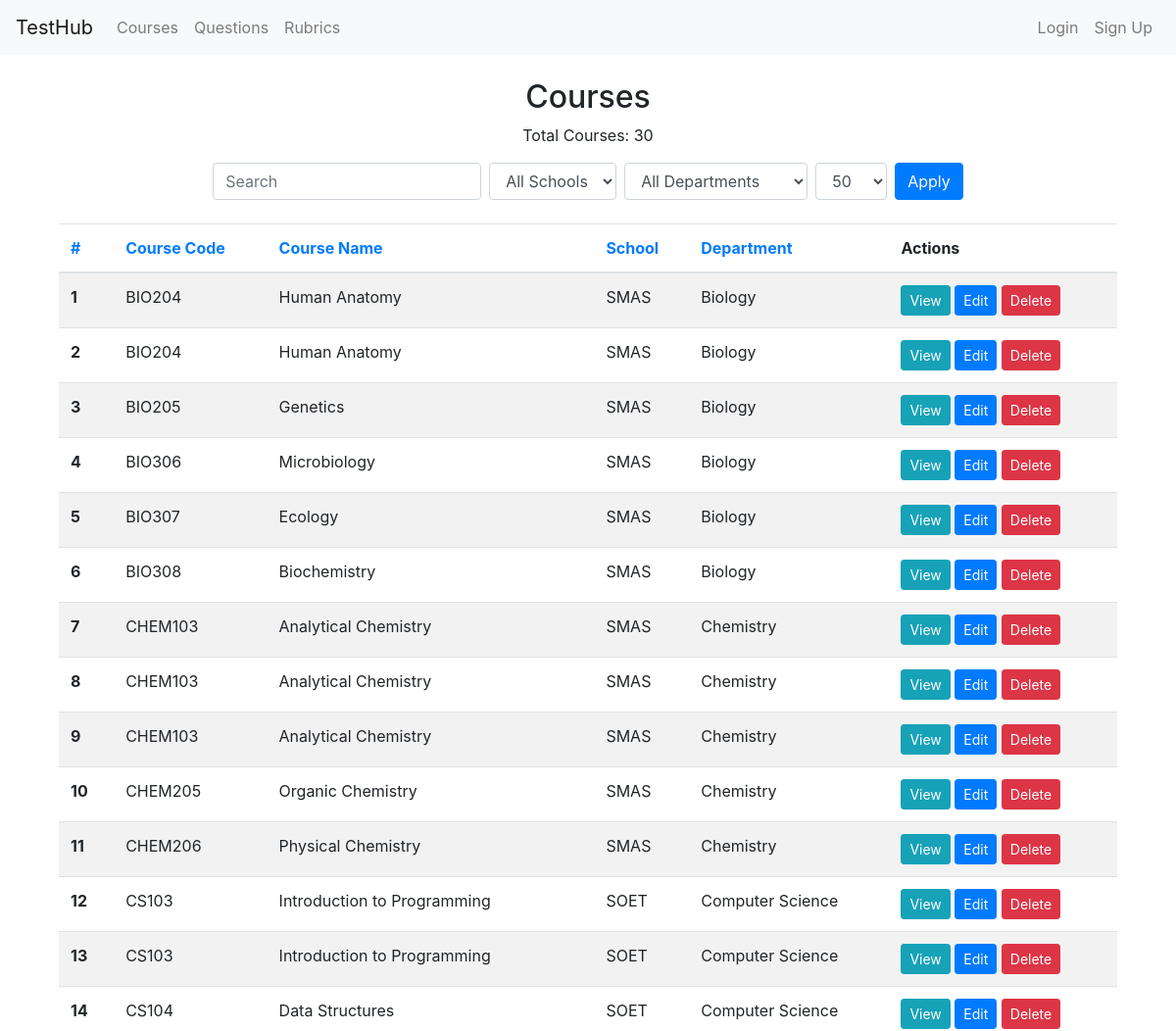
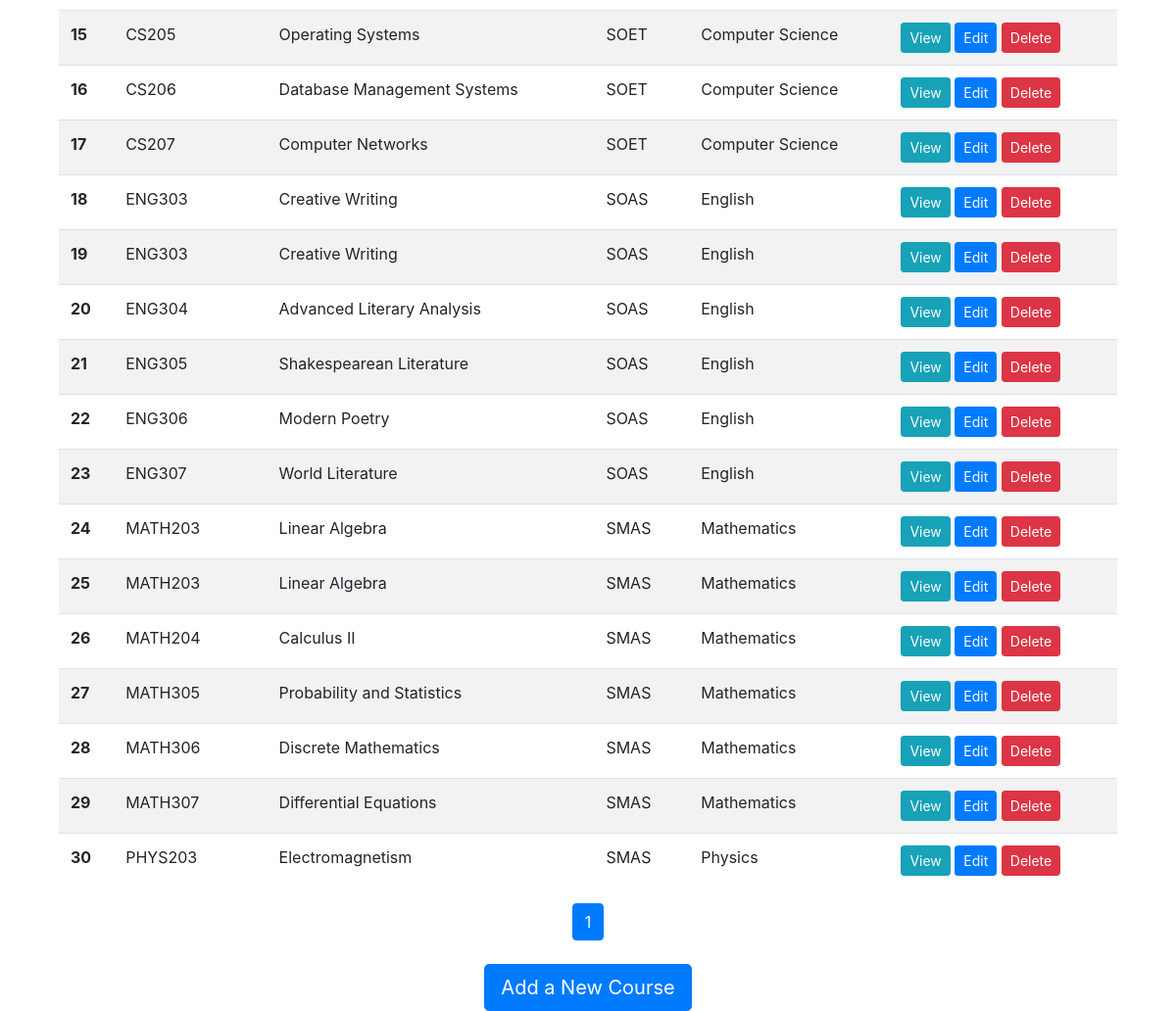
Page /courses/?sort_by=course_code&sort_order=asc on the committed database (2 pictures, top to bottom).
### models.py (models this page shows)
class Course(db.Model):
    id = db.Column(db.Integer, primary_key=True)
    name = db.Column(db.String(100), nullable=False)
    course_code = db.Column(db.String(20), nullable=False)
    school = db.Column(db.String(10), nullable=False)
    department = db.Column(db.String(100), nullable=False)
    outcomes = db.relationship('CourseOutcome', backref='course', lazy=True, cascade="all, delete-orphan")

### routes/courses.py (the view)
@course_bp.route('/', methods=['GET', 'POST'])
def list_courses():
    query = Course.query
    search_fields = ['course_code', 'name', 'school', 'department']
    filter_fields = ['school', 'department']
    query = apply_filters(query, Course, search_fields, filter_fields)
    query = apply_sorting(query, Course)
    courses, total_courses, pagination = apply_pagination(query)
    per_page = int(request.args.get('per_page', 50))
    page = int(request.args.get('page', 1))
    schools = db.session.query(Course.school).distinct().all()
    departments = db.session.query(Course.department).distinct().all()
    return render_template('course_list.html', courses=courses, total_courses=total_courses, schools=schools, departments=departments, per_page=per_page, page=page, pagination=pagination)

### utils.py (called while the page is built)
def apply_filters(query, model, search_fields, filter_fields):
    search = request.args.get('search')
    if search:
        filters = [getattr(model, field).ilike(f'%{search}%') for field in search_fields]
        query = query.filter(or_(*filters))
    for field in filter_fields:
        value = request.args.get(field)
        if value:
            query = query.filter(getattr(model, field) == value)
    return query

def apply_sorting(query, model):
    sort_by = request.args.get('sort_by', 'id')  # Default to 'id' if not provided or empty
    if not sort_by or not hasattr(model, sort_by):
        sort_by = 'id'  # Ensure sort_by is valid and falls back to 'id'
    sort_order = request.args.get('sort_order', 'asc')
    if sort_order == 'asc':
        query = query.order_by(getattr(model, sort_by).asc())
    else:
        query = query.order_by(getattr(model, sort_by).desc())
    return query

def apply_pagination(query):
    per_page = int(request.args.get('per_page', 50))
    page = int(request.args.get('page', 1))
    pagination = query.paginate(page=page, per_page=per_page, error_out=False)
    return pagination.items, pagination.total, pagination

### templates/course_list.html (shortened to what this page needs)
{% extends "base.html" %}
{% block content %}
<div class="container mt-4">
  <h2 class="text-center">Courses</h2>
  <p class="text-center">Total Courses: {{ total_courses }}</p>
  <form method="GET" action="{{ url_for('courses.list_courses') }}" class="form-inline justify-content-center mb-4">
    <input type="text" name="search" class="form-control mr-2" placeholder="Search">
    <select name="school_filter" class="form-control mr-2">
      <option value="">All Schools</option>
    </select>
    <select name="department_filter" class="form-control mr-2">
      <option value="">All Departments</option>
    </select>
    <select name="per_page" class="form-control mr-2">
      <option value="50" {% if per_page == 50 %}selected{% endif %}>50</option>
    </select>
    <button type="submit" class="btn btn-primary">Apply</button>
  </form>
  <table class="table table-striped">
    <thead>
      <tr>
        <th scope="col"><a href="{{ url_for('courses.list_courses', sort_by='id', sort_order='asc') }}">#</a></th>
        <th scope="col"><a href="{{ url_for('courses.list_courses', sort_by='course_code', sort_order='asc') }}">Course Code</a></th>
        <th scope="col"><a href="{{ url_for('courses.list_courses', sort_by='name', sort_order='asc') }}">Course Name</a></th>
        <th scope="col"><a href="{{ url_for('courses.list_courses', sort_by='school', sort_order='asc') }}">School</a></th>
        <th scope="col"><a href="{{ url_for('courses.list_courses', sort_by='department', sort_order='asc') }}">Department</a></th>
        <th scope="col">Actions</th>
      </tr>
    </thead>
    <tbody>
      {% for course in courses %}
      <tr>
        <th scope="row">{{ loop.index }}</th>
        <td>{{ course.course_code }}</td>
        <td>{{ course.name }}</td>
        <td>{{ course.school }}</td>
        <td>{{ course.department }}</td>
        <td>
          <a href="{{ url_for('courses.view_course', course_id=course.id) }}" class="btn btn-info btn-sm">View</a>
          <a href="{{ url_for('courses.edit_course', course_id=course.id) }}" class="btn btn-primary btn-sm">Edit</a>
          <form action="{{ url_for('courses.delete_course', course_id=course.id) }}" method="post" style="display:inline;">
            <button type="submit" class="btn btn-danger btn-sm">Delete</button>
          </form>
        </td>
      </tr>
      {% endfor %}
    </tbody>
  </table>
  <nav aria-label="Page navigation">
    <ul class="pagination justify-content-center">
      {% for page_num in range(1, (total_courses // per_page) + 2) %}
      <li class="page-item {% if page == page_num %}active{% endif %}">
        <a class="page-link" href="{{ url_for('courses.list_courses', page=page_num, per_page=per_page) }}">{{ page_num }}</a>
      </li>
      {% endfor %}
    </ul>
  </nav>
  <div class="text-center mt-4">
    <a class="btn btn-primary btn-lg" href="{{ url_for('courses.create_course') }}" role="button">Add a New Course</a>
  </div>
</div>
{% endblock %}

### rows in the picture
Course: course_code "BIO204", name "Human Anatomy", school "SMAS", department "Biology"
Course: course_code "BIO204", name "Human Anatomy", school "SMAS", department "Biology"
Course: course_code "BIO205", name "Genetics", school "SMAS", department "Biology"
Course: course_code "BIO306", name "Microbiology", school "SMAS", department "Biology"
Course: course_code "BIO307", name "Ecology", school "SMAS", department "Biology"
Course: course_code "BIO308", name "Biochemistry", school "SMAS", department "Biology"
Course: course_code "CHEM103", name "Analytical Chemistry", school "SMAS", department "Chemistry"
Course: course_code "CHEM103", name "Analytical Chemistry", school "SMAS", department "Chemistry"
Course: course_code "CHEM103", name "Analytical Chemistry", school "SMAS", department "Chemistry"
Course: course_code "CHEM205", name "Organic Chemistry", school "SMAS", department "Chemistry"
Course: course_code "CHEM206", name "Physical Chemistry", school "SMAS", department "Chemistry"
Course: course_code "CS103", name "Introduction to Programming", school "SOET", department "Computer Science"
Course: course_code "CS103", name "Introduction to Programming", school "SOET", department "Computer Science"
Course: course_code "CS104", name "Data Structures", school "SOET", department "Computer Science"
Course: course_code "CS205", name "Operating Systems", school "SOET", department "Computer Science"
Course: course_code "CS206", name "Database Management Systems", school "SOET", department "Computer Science"
Course: course_code "CS207", name "Computer Networks", school "SOET", department "Computer Science"
Course: course_code "ENG303", name "Creative Writing", school "SOAS", department "English"
Course: course_code "ENG303", name "Creative Writing", school "SOAS", department "English"
Course: course_code "ENG304", name "Advanced Literary Analysis", school "SOAS", department "English"
Course: course_code "ENG305", name "Shakespearean Literature", school "SOAS", department "English"
Course: course_code "ENG306", name "Modern Poetry", school "SOAS", department "English"
Course: course_code "ENG307", name "World Literature", school "SOAS", department "English"
Course: course_code "MATH203", name "Linear Algebra", school "SMAS", department "Mathematics"
Course: course_code "MATH203", name "Linear Algebra", school "SMAS", department "Mathematics"
Course: course_code "MATH204", name "Calculus II", school "SMAS", department "Mathematics"
Course: course_code "MATH305", name "Probability and Statistics", school "SMAS", department "Mathematics"
Course: course_code "MATH306", name "Discrete Mathematics", school "SMAS", department "Mathematics"
Course: course_code "MATH307", name "Differential Equations", school "SMAS", department "Mathematics"
Course: course_code "PHYS203", name "Electromagnetism", school "SMAS", department "Physics"

### other values in the picture
{{ total_courses }} "30"
{{ page_num }} "1"
